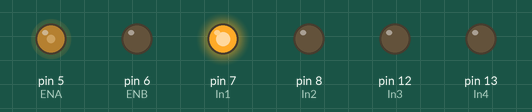
Simulated run of this sketch. Board: Arduino Uno, built with avr-gcc and run on an emulated ATmega328P. Parts: output pins drawn as LEDs (lit = HIGH).

Above: at 0.1 s.
At 2.1 s:
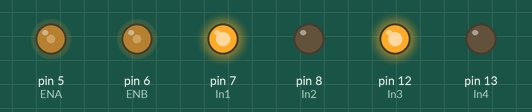
Timing chart, 0 to 3.6 s (numbered marks = the images above):
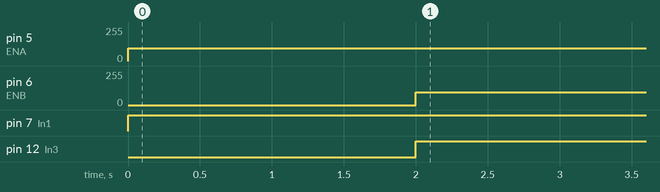

Measured:
- by itself, pin 5 (ENA): 0/255 → 94/255 at 0.00 s
- by itself, pin 6 (ENB): 0/255 → 94/255 at 2.0 s
- by itself, pin 7 (In1): LOW → HIGH at 0.00 s
- by itself, pin 12 (In3): LOW → HIGH at 2.0 s

The sketch:

code.ino
```cpp
  int In1 = 7;
  int In2 = 8;
  int In3 = 12;
  int In4 = 13;
  int ENA = 5;
  int ENB = 6;
  int SPEED = 350;


void setup() {
  pinMode(In1,OUTPUT);
  pinMode(In2,OUTPUT);
  pinMode(ENA,OUTPUT);
  pinMode(In3,OUTPUT);
  pinMode(In4,OUTPUT);
  pinMode(ENB,OUTPUT);
}


void loop() {
  digitalWrite(In1,HIGH);
  digitalWrite(In2,LOW);

  analogWrite(ENA,SPEED);
  delay(2000);


  digitalWrite(In3,HIGH);
  digitalWrite(In4,LOW);

  analogWrite(ENB,SPEED);
  delay(2000);
}
```
